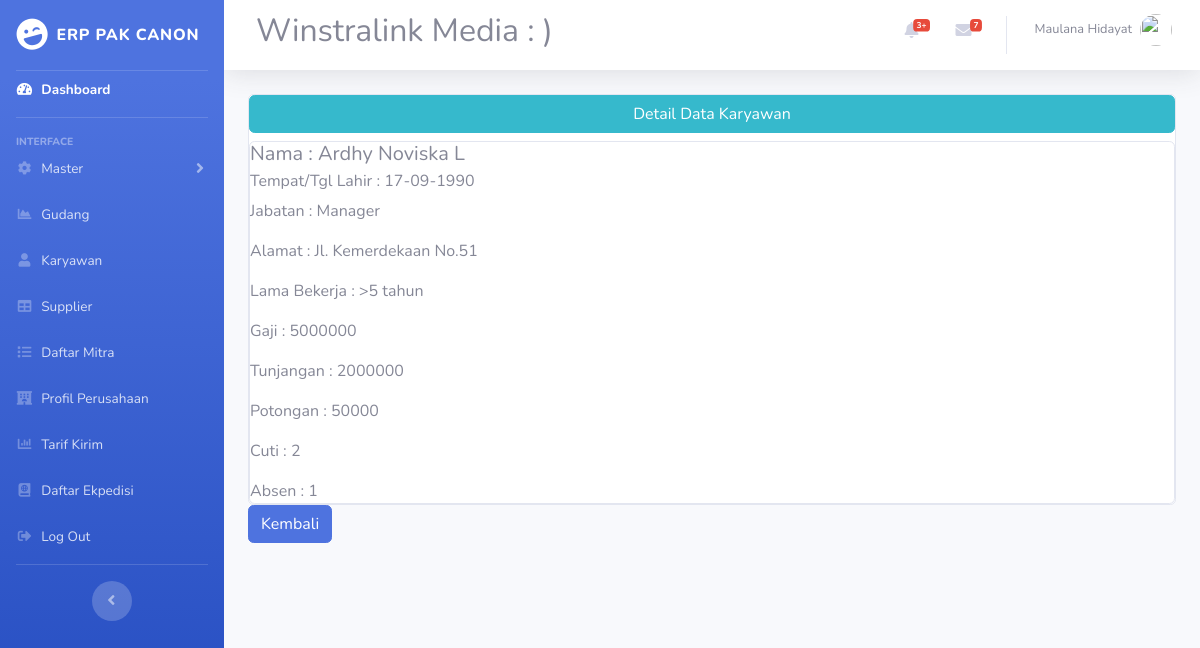
Page /karyawan/detail/1 on the committed database.
### tables this page shows
CREATE TABLE `karyawan` (
  `id` int(11) NOT NULL,
  `nama` varchar(50) NOT NULL,
  `ttl` varchar(50) NOT NULL,
  `jabatan` varchar(50) NOT NULL,
  `alamat` varchar(100) NOT NULL,
  `lama_bekerja` varchar(50) NOT NULL,
  `gaji` varchar(50) NOT NULL,
  `tunjangan` varchar(50) NOT NULL,
  `potongan` varchar(50) NOT NULL,
  `cuti` varchar(50) NOT NULL,
  `absen` varchar(50) NOT NULL
);

### application/controllers/Karyawan.php (called while the page is built, shortened)
<?php
class Karyawan extends CI_Controller {
    public function __construct(){
        $this->load->model('m_karyawan');
        $this->load->library('form_validation');
    }
    public function detail($id){
        $topik['judul'] = 'Detail Data Karyawan';
        $data['karyawan'] = $this->m_karyawan->getKaryawanById($id);
        $this->load->view('templates/header',$topik);
        $this->load->view('karyawan/detail',$data);
    }
}

### index.php (called while the page is built, shortened)
<?php
require_once BASEPATH.'core/CodeIgniter.php';

### application/models/m_karyawan.php (called while the page is built, shortened)
<?php
class M_karyawan extends CI_Model{
    public function getKaryawanById($id){
        return $this->db->get_where('karyawan',['id'=>$id])->row_array();
    }
}

### application/views/karyawan/detail.php (the view)
<div class="container">
    <div class="row mt-3">
    <div class="col-md 6">
    <div class="card">
    <div class="btn btn-info mb-2">
        Detail Data Karyawan
    </div>
    <div class="card header">
    <h5 class="card-title">Nama : <?= $karyawan['nama'];?>
    <h6 class="card-subtitle mb-2 text-muted">Tempat/Tgl Lahir : <?= $karyawan['ttl'];?></h6>
    <p class="card-text">Jabatan : <?= $karyawan['jabatan'];?></p>
    <p class="card-text">Alamat : <?= $karyawan['alamat'];?></p>
    <p class="card-text">Lama Bekerja : <?= $karyawan['lama_bekerja'];?></p>
    <p class="card-text">Gaji : <?= $karyawan['gaji'];?></p>
    <p class="card-text">Tunjangan : <?= $karyawan['tunjangan'];?></p>
    <p class="card-text">Potongan : <?= $karyawan['potongan'];?></p>
    <p class="card-text">Cuti : <?= $karyawan['cuti'];?></p>
    <p class="card-text">Absen : <?= $karyawan['absen'];?></p>
    </div>
    </div>
    <a href="<?= base_url('karyawan');?>" class="btn btn-primary">Kembali</a>
    </div>
    </div>
</div>

### rows in the picture
karyawan: nama "Ardhy Noviska L", ttl "17-09-1990", jabatan "Manager", alamat "Jl. Kemerdekaan No.51", lama_bekerja ">5 tahun", gaji "5000000", tunjangan "2000000", potongan "50000", cuti "2", absen "1"
